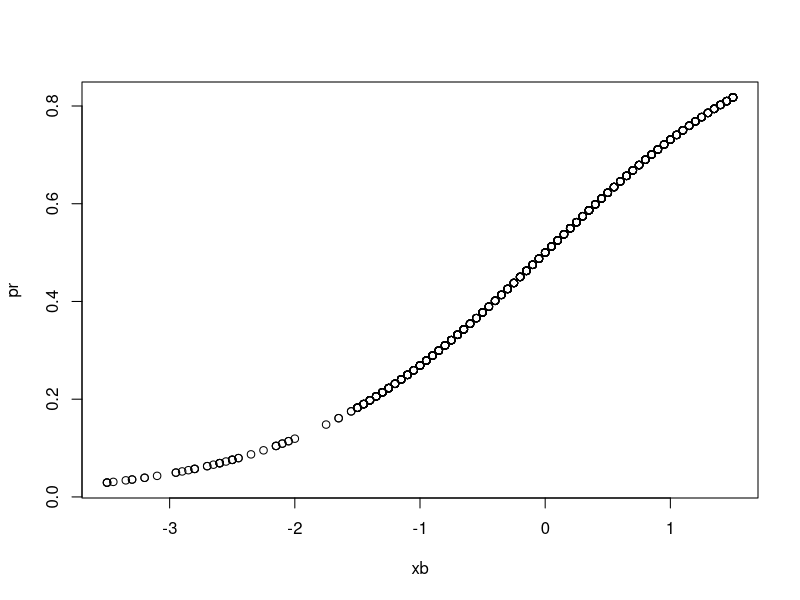

Generate this figure with R: (Note: this script raises an error after producing the figure.)

# Simlulating the data

# setting the seed
set.seed(35097)

# Sample size
N <- 800

# Exposure variables
age <- as.numeric(sample(30:90, N, replace = T))
sex <- sample(c("M","Males","F","Females","female","males"),N,replace = T)

hpvs <- replicate(10,rbinom(N,2,0.5))
colnames(hpvs) <- paste0("hpv_",c(1:10))

hpv_numb <- as.factor(rowSums(hpvs>0))

# Linear combination

xb <- -5+0.05*age + 2*as.numeric(hpv_numb %in% c("6","7","8","9","10"))

# probabilities
pr <- boot::inv.logit(xb)
plot(xb,pr)

# Outcome
opmd <- rbinom(N,1,pr)
table(opmd)

# Data frame
data <- data.frame(age=age,sex=sex,hpv_numb=hpv_numb,opmd=opmd)
data <- cbind(data,hpvs)

# Overview
skimr::skim(data)

# Classes
sapply(data[1:14], class)

# Data manipulation using dplyr
dat <- data %>% 
        mutate(sex_2=as.factor(case_when(sex %in% c("M","Males","males") ~"Male",
                              sex %in% c("F","Females","female")~"Female")),
               hpv_numb = as.numeric(as.character(hpv_numb)),
               age_cat = cut(age, breaks = quantile(age, probs=c(0,0.25,0.50,0.75,1)), include.lowest = TRUE))


# Check the manipulation
table(dat$sex, dat$sex_2, exclude = NULL)
class(hpv_numb)
table(dat$age, dat$age_cat, exclude = NULL)

# Subsetting based on regexp
hs <- dat %>% select(matches("hpv_[1-9]")) 

hs <- hs %>% mutate_all(.funs = function(x){as.numeric(x>0)}) %>%
        mutate(hpv_numb = rowSums(hs))

g1 <- glm(opmd~hpv_numb+age_cat+sex_2, data=dat, 
          family=binomial(link="logit"))

summary(g1)

cfs <- exp(coef(g1))
cis <- exp(confint.default(g1))

data.frame(vars=factor(rownames(cis)),OR=cfs, lower=cis[,1], upper=cis[,2]) %>%
  ggplot(aes(x=vars,y=OR, label=round(OR,2), color=vars))+
  geom_point()+
  geom_text(nudge_x = 0.5)+
  geom_errorbar(aes(ymin=lower,ymax=upper), width=0.3)+
  coord_trans(y="log")+
  theme_minimal()+
  labs(y="Odds ratios (95%CI) \n log scale", x="", 
       title="Associations")+
  theme(legend.position ="none")


